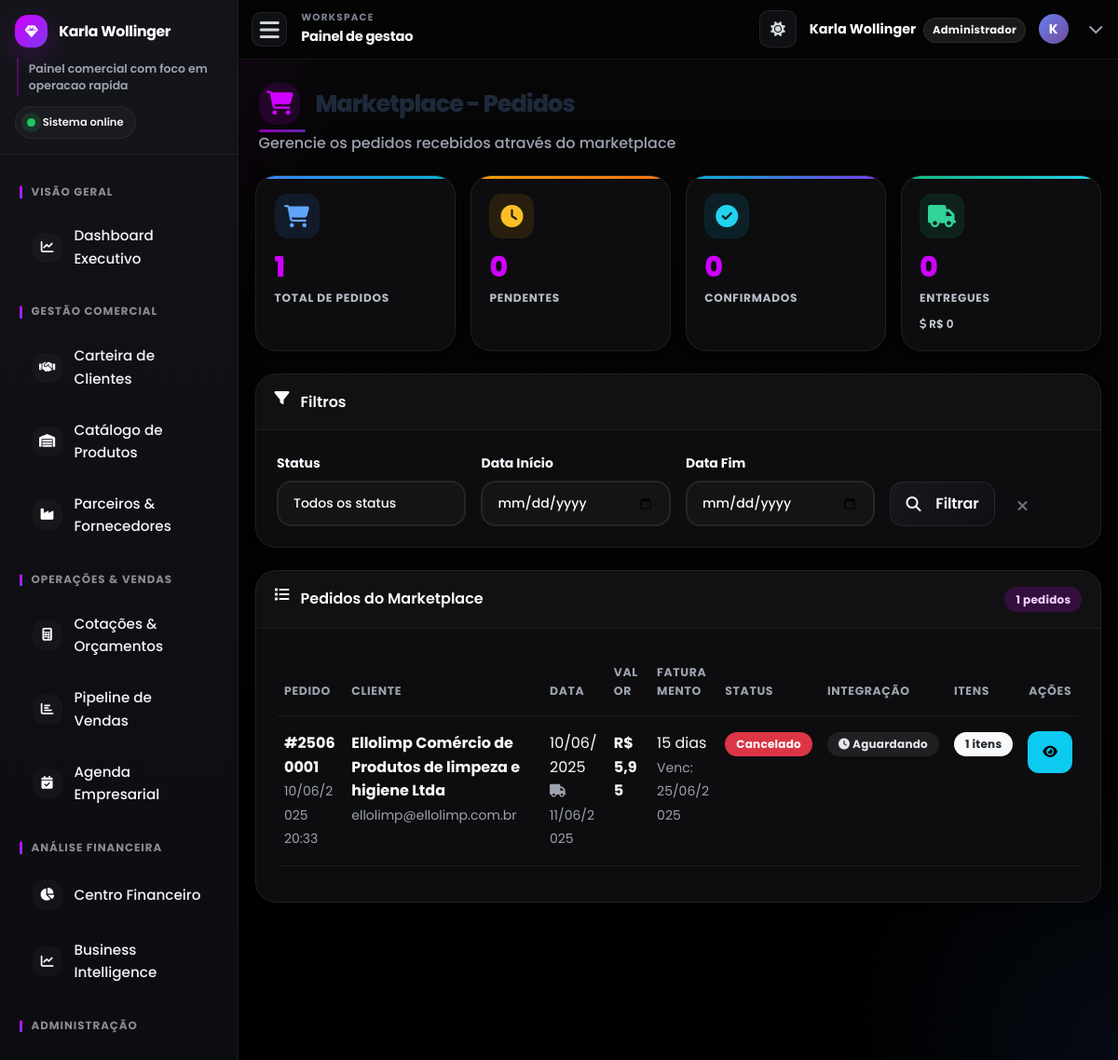
The page /marketplace_pedidos.php (signed in) on the database its author committed.
### tables this page shows
CREATE TABLE `marketplace_pedidos` (
  `id` int(11) NOT NULL,
  `cliente_id` int(11) NOT NULL,
  `token_acesso` varchar(64) NOT NULL,
  `numero_pedido` varchar(20) NOT NULL,
  `valor_total` decimal(10,2) NOT NULL,
  `status_pedido` enum('pendente','confirmado','preparando','entregue','cancelado') DEFAULT 'pendente',
  `tipo_faturamento` enum('avista','15_dias','20_dias','30_dias') DEFAULT 'avista',
  `data_vencimento` date DEFAULT NULL,
  `data_entrega_agendada` datetime DEFAULT NULL,
  `endereco_entrega` text DEFAULT NULL,
  `observacoes` text DEFAULT NULL,
  `data_pedido` datetime DEFAULT current_timestamp(),
  `data_confirmacao` datetime DEFAULT NULL,
  `venda_id` int(11) DEFAULT NULL,
  `transacao_financeira_id` int(11) DEFAULT NULL
);

CREATE TABLE `clientes` (
  `id` int(11) NOT NULL,
  `nome` varchar(255) NOT NULL,
  `nome_fantasia` varchar(255) DEFAULT NULL,
  `tipo_pessoa` enum('fisica','juridica') NOT NULL,
  `cpf_cnpj` varchar(22) DEFAULT NULL,
  `inscricao_estadual` varchar(20) DEFAULT NULL,
  `email` varchar(100) DEFAULT NULL,
  `telefone` varchar(20) DEFAULT NULL,
  `endereco` varchar(255) DEFAULT NULL,
  `numero` varchar(20) DEFAULT NULL,
  `ponto_referencia` varchar(255) DEFAULT NULL,
  `cidade` varchar(100) DEFAULT NULL,
  `estado` varchar(2) DEFAULT NULL,
  `cep` varchar(10) DEFAULT NULL,
  `data_cadastro` datetime DEFAULT current_timestamp()
);

### marketplace_pedidos.php (the view, shortened to what this page needs)
<?php
require_once 'includes/db_connect.php';
$filtro_data_inicio = $_GET['data_inicio'] ?? '';
$filtro_data_fim = $_GET['data_fim'] ?? '';
$sql_pedidos = "SELECT mp.*, c.nome as cliente_nome, c.email as cliente_email,
                       COUNT(mip.id) as total_itens,
                       v.id as venda_integrada,
                       tf.id as transacao_integrada
                FROM marketplace_pedidos mp
                LEFT JOIN clientes c ON mp.cliente_id = c.id
                LEFT JOIN marketplace_itens_pedido mip ON mp.id = mip.pedido_id
                LEFT JOIN vendas v ON mp.venda_id = v.id
                LEFT JOIN transacoes_financeiras tf ON mp.transacao_financeira_id = tf.id
                WHERE 1=1";
$sql_pedidos .= " GROUP BY mp.id ORDER BY mp.data_pedido DESC";
$stmt_pedidos = $conn->prepare($sql_pedidos);
$stmt_pedidos->execute();
$result_pedidos = $stmt_pedidos->get_result();
$sql_stats = "SELECT
    COUNT(*) as total_pedidos,
    SUM(CASE WHEN status_pedido = 'pendente' THEN 1 ELSE 0 END) as pedidos_pendentes,
    SUM(CASE WHEN status_pedido = 'confirmado' THEN 1 ELSE 0 END) as pedidos_confirmados,
    SUM(CASE WHEN status_pedido = 'entregue' THEN 1 ELSE 0 END) as pedidos_entregues,
    SUM(CASE WHEN status_pedido = 'entregue' THEN valor_total ELSE 0 END) as valor_entregue
    FROM marketplace_pedidos";
$result_stats = $conn->query($sql_stats);
$stats = $result_stats->fetch_assoc();
include_once 'includes/header.php';
?>
<div class="page-header fade-in-up">
    <h1 class="page-title">
        <i class="fas fa-shopping-cart"></i>
        Marketplace - Pedidos
    </h1>
    <p class="page-subtitle">
        Gerencie os pedidos recebidos através do marketplace
    </p>
</div>
<div class="row g-4 mb-4">
    <div class="col-md-3">
        <div class="stats-card primary fade-in-up">
            <div class="stats-icon primary">
                <i class="fas fa-shopping-cart"></i>
            </div>
            <div class="stats-value"><?php echo $stats['total_pedidos']; ?></div>
            <div class="stats-label">Total de Pedidos</div>
        </div>
    </div>
    <div class="col-md-3">
        <div class="stats-card warning fade-in-up">
            <div class="stats-icon warning">
                <i class="fas fa-clock"></i>
            </div>
            <div class="stats-value"><?php echo $stats['pedidos_pendentes']; ?></div>
            <div class="stats-label">Pendentes</div>
        </div>
    </div>
    <div class="col-md-3">
        <div class="stats-card info fade-in-up">
            <div class="stats-icon info">
                <i class="fas fa-check-circle"></i>
            </div>
            <div class="stats-value"><?php echo $stats['pedidos_confirmados']; ?></div>
            <div class="stats-label">Confirmados</div>
        </div>
    </div>
    <div class="col-md-3">
        <div class="stats-card success fade-in-up">
            <div class="stats-icon success">
                <i class="fas fa-truck"></i>
            </div>
            <div class="stats-value"><?php echo $stats['pedidos_entregues']; ?></div>
            <div class="stats-label">Entregues</div>
            <div class="stats-change positive">
                <i class="fas fa-dollar-sign"></i> R$ <?php echo number_format($stats['valor_entregue'], 0, ',', '.'); ?>
            </div>
        </div>
    </div>
</div>
<div class="modern-card fade-in-up mb-4">
    <div class="card-header-modern">
        <i class="fas fa-filter"></i>
        Filtros
    </div>
    <div class="card-body-modern">
        <form method="GET" action="<?php echo htmlspecialchars($_SERVER["PHP_SELF"]); ?>">
            <div class="row g-3">
                <div class="col-md-3">
                    <label for="status" class="form-label">Status</label>
                    <select class="form-control" id="status" name="status">
                        <option value="">Todos os status</option>
                    </select>
                </div>
                <div class="col-md-3">
                    <label for="data_inicio" class="form-label">Data Início</label>
                    <input type="date" class="form-control" id="data_inicio" name="data_inicio" value="<?php echo $filtro_data_inicio; ?>">
                </div>
                <div class="col-md-3">
                    <label for="data_fim" class="form-label">Data Fim</label>
                    <input type="date" class="form-control" id="data_fim" name="data_fim" value="<?php echo $filtro_data_fim; ?>">
                </div>
                <div class="col-md-3 d-flex align-items-end">
                    <button type="submit" class="btn btn-primary me-2">
                        <i class="fas fa-search me-2"></i>Filtrar
                    </button>
                    <a href="<?php echo htmlspecialchars($_SERVER["PHP_SELF"]); ?>" class="btn btn-outline-secondary">
                        <i class="fas fa-times"></i>
                    </a>
                </div>
            </div>
        </form>
    </div>
</div>
<div class="modern-card fade-in-up">
    <div class="card-header-modern">
        <i class="fas fa-list"></i>
        Pedidos do Marketplace
        <div class="ms-auto">
            <span class="badge bg-primary"><?php echo $result_pedidos->num_rows; ?> pedidos</span>
        </div>
    </div>
    <div class="card-body-modern">
        <div class="table-responsive">
            <table class="table table-hover">
                <thead>
                    <tr>
                        <th>Pedido</th>
                        <th>Cliente</th>
                        <th>Data</th>
                        <th>Valor</th>
                        <th>Faturamento</th>
                        <th>Status</th>
                        <th>Integração</th>
                        <th>Itens</th>
                        <th class="text-center">Ações</th>
                    </tr>
                </thead>
                <tbody>
                    <?php
                    if ($result_pedidos && $result_pedidos->num_rows > 0) {
                        while($pedido = $result_pedidos->fetch_assoc()) {
                            $status_class = '';
                            switch ($pedido['status_pedido']) {
                                case 'cancelado':
                                    $status_class = 'bg-danger';
                                    break;
                            }
                            $tipo_faturamento_texto = '';
                            switch ($pedido['tipo_faturamento']) {
                                case '15_dias': $tipo_faturamento_texto = '15 dias'; break;
                            }
                            ?>
                            <tr>
                                <td>
                                    <strong>#<?php echo htmlspecialchars($pedido['numero_pedido']); ?></strong><br>
                                    <small class="text-muted"><?php echo date('d/m/Y H:i', strtotime($pedido['data_pedido'])); ?></small>
                                </td>
                                <td>
                                    <strong><?php echo htmlspecialchars($pedido['cliente_nome']); ?></strong><br>
                                    <small class="text-muted"><?php echo htmlspecialchars($pedido['cliente_email']); ?></small>
                                </td>
                                <td>
                                    <?php echo date('d/m/Y', strtotime($pedido['data_pedido'])); ?><br>
                                    <?php if ($pedido['data_entrega_agendada']): ?>
                                        <small class="text-muted">
                                            <i class="fas fa-truck me-1"></i>
                                            <?php echo date('d/m/Y', strtotime($pedido['data_entrega_agendada'])); ?>
                                        </small>
                                    <?php endif; ?>
                                </td>
                                <td>
                                    <strong>R$ <?php echo number_format($pedido['valor_total'], 2, ',', '.'); ?></strong>
                                </td>
                                <td>
                                    <?php echo $tipo_faturamento_texto; ?><br>
                                    <?php if ($pedido['data_vencimento']): ?>
                                        <small class="text-muted">
                                            Venc: <?php echo date('d/m/Y', strtotime($pedido['data_vencimento'])); ?>
                                        </small>
                                    <?php endif; ?>
                                </td>
                                <td>
                                    <span class="badge <?php echo $status_class; ?>">
                                        <?php echo ucfirst(str_replace('_', ' ', $pedido['status_pedido'])); ?>
                                    </span>
                                </td>
                                <td>
                                    <?php if ($pedido['venda_integrada'] && $pedido['transacao_integrada']): ?>
                                        <span class="badge bg-success" title="Venda e transação financeira criadas">
                                            <i class="fas fa-check"></i> Integrado
                                        </span>
                                    <?php elseif ($pedido['status_pedido'] == 'confirmado'): ?>
                                        <span class="badge bg-warning text-dark" title="Pedido confirmado mas não integrado">
                                            <i class="fas fa-exclamation-triangle"></i> Pendente
                                        </span>
                                    <?php else: ?>
                                        <span class="badge bg-secondary" title="Aguardando confirmação">
                                            <i class="fas fa-clock"></i> Aguardando
                                        </span>
                                    <?php endif; ?>
                                </td>
                                <td>
                                    <span class="badge bg-light text-dark">
                                        <?php echo $pedido['total_itens']; ?> itens
                                    </span>
                                </td>
                                <td class="text-center">
                                    <div class="btn-group" role="group">
                                        <a href="marketplace_detalhes_pedido.php?id=<?php echo $pedido['id']; ?>" class="btn btn-info btn-sm" title="Ver Detalhes">
                                            <i class="fas fa-eye"></i>
                                        </a>
                                    </div>
                                </td>
                            </tr>
                            <?php
                        }
                    } else {
                        echo '<tr><td colspan="8" class="text-center">Nenhum pedido encontrado.</td></tr>';
                    }
                    ?>
                </tbody>
            </table>
        </div>
    </div>
</div>
<?php
include_once 'includes/footer.php';
?>

### rows shown on the page
marketplace_pedidos: numero_pedido "25060001", data_pedido "10/06/2025 20:33", cliente.nome "Ellolimp Comércio de Produtos de limpeza e higiene Ltda", cliente.email "ellolimp@ellolimp.com.br", data_pedido "10/06/2025", data_entrega_agendada "11/06/2025", valor_total "5,95", tipo_faturamento "15 dias", data_vencimento "25/06/2025", status_pedido "Cancelado", shows "Aguardando", total_itens "1"

### other values the page prints
$current_page_title "Painel de gestao"
$_SESSION["nome"] "Karla Wollinger"
$user_role_label "Administrador"
substr($_SESSION["nome"] ?? 'U', 0, 1) "K"
$stats['total_pedidos'] "1"
$stats['pedidos_pendentes'] "0"
$stats['pedidos_confirmados'] "0"
$stats['pedidos_entregues'] "0"
$stats['valor_entregue'] "0"
$result_pedidos->num_rows "1"
